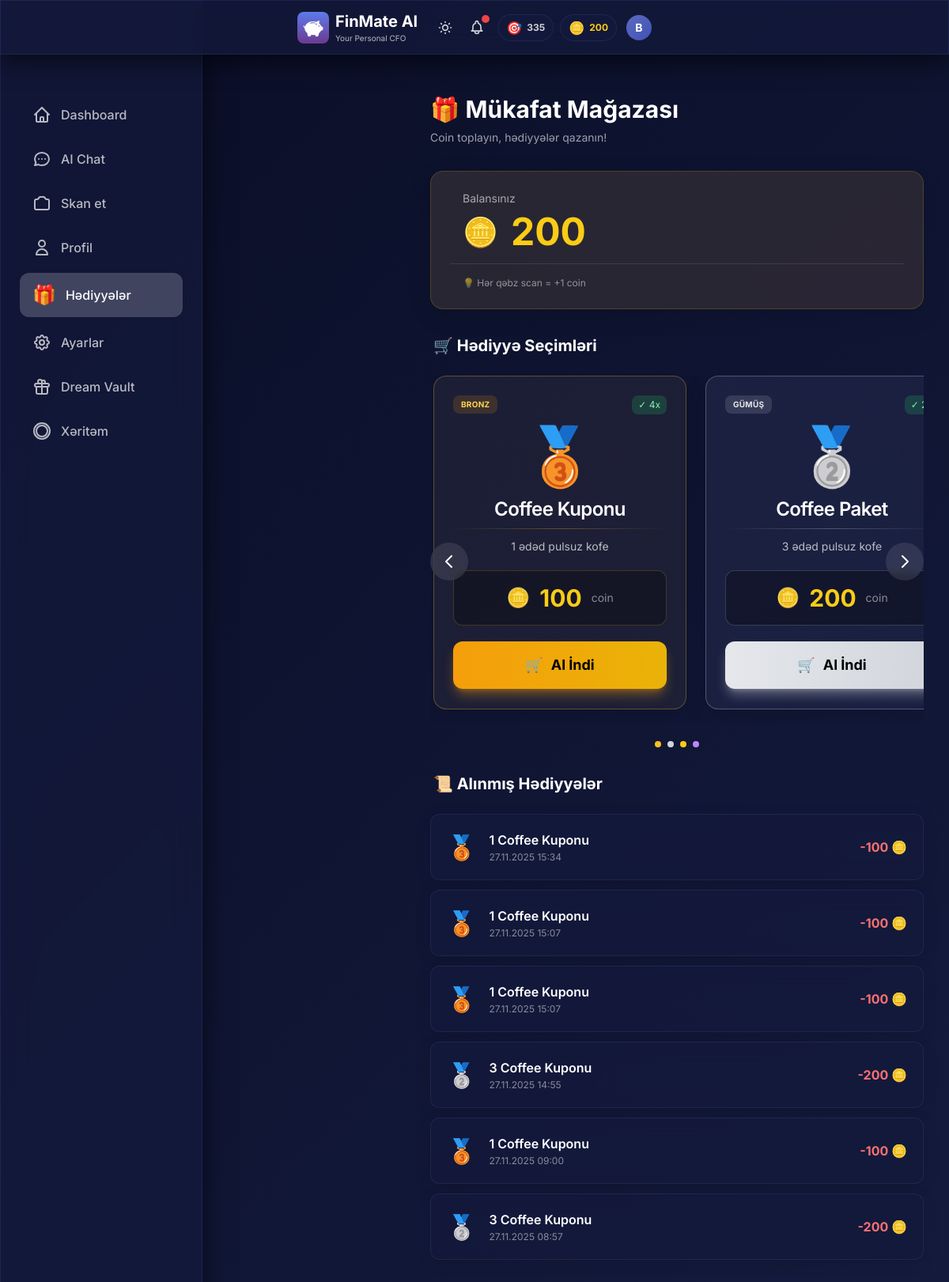
Before: /rewards (signed in) with the older database file.
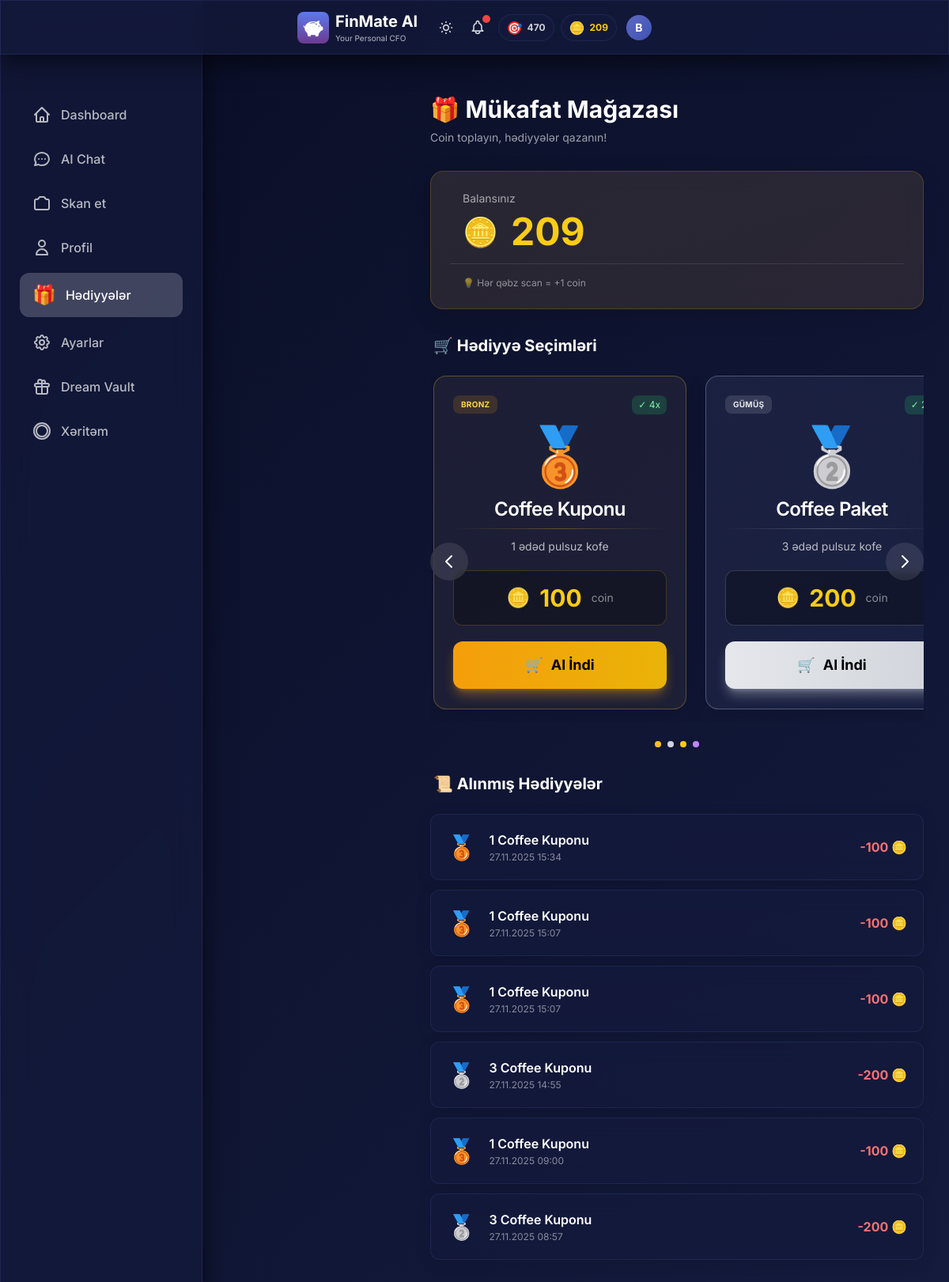
After: the same page with the newer database file.
### models.py (models this page shows, shortened)
class User(Base):
    __tablename__ = "users"
    id = Column(Integer, primary_key=True, index=True)
    username = Column(String, unique=True, index=True, nullable=False)
    password_hash = Column(String, nullable=True)  # Hashed password (nullable for demo user)
    monthly_income = Column(Float, nullable=True)  # Monthly salary/income
    monthly_budget = Column(Float, default=1000.0)
    xp_points = Column(Integer, default=0)
    level_title = Column(String, default="Rookie")
    preferred_language = Column(String, default="az")  # az, en, ru
    voice_enabled = Column(Boolean, default=True)
    daily_budget_limit = Column(Float, nullable=True)
    currency = Column(String, default="AZN")  # Display/Base currency
    personality_mode = Column(String, default="normal")  # normal, mom, strict
    is_premium = Column(Boolean, default=False)  # Premium subscription status
    readability_mode = Column(Boolean, default=False)  # Accessibility mode for vision-impaired users
    coins = Column(Integer, default=0)  # FinMate Coins for reward system
    ai_name = Column(String, default="FinMate")  # Customizable AI name
    ai_attitude = Column(String, default="Professional")  # Strict, Funny, Sarcastic, Supportive
    ai_style = Column(String, default="Formal")  # Slang, Shakespearean, Dialect, Short
    ai_persona_mode = Column(String, default="Auto")  # Auto (behavioral profiling) or Manual
    login_streak = Column(Integer, default=0)
    last_login_date = Column(Date, nullable=True)
    created_at = Column(DateTime, default=datetime.utcnow)
    expenses = relationship("Expense", back_populates="user", cascade="all, delete-orphan")
    chat_messages = relationship("ChatMessage", back_populates="user", cascade="all, delete-orphan")
    xp_logs = relationship("XPLog", back_populates="user", cascade="all, delete-orphan")
    dreams = relationship("Dream", back_populates="user", cascade="all, delete-orphan")

### main.py (the view)
@app.get("/rewards")
def rewards_page(request: Request, db: Session = Depends(get_db)):
    user = get_current_user(request, db)
    if not user:
        return RedirectResponse("/login", status_code=303)
    from models import UserReward
    claimed_rewards = db.query(UserReward).filter(UserReward.user_id == user.id).order_by(UserReward.claimed_at.desc()).all()
    reward_counts = {}
    for reward in claimed_rewards:
        reward_counts[reward.reward_type] = reward_counts.get(reward.reward_type, 0) + 1
    return templates.TemplateResponse("rewards.html", {
        "request": request,
        "user": user,
        "claimed_rewards": claimed_rewards,
        "reward_counts": reward_counts
    })

### templates/rewards.html (shortened to what the changed rows need)
{% extends "base.html" %}
{% block content %}
<div class="max-w-2xl mx-auto px-4 py-6 pb-24 lg:ml-64">
    <div class="mb-8">
        <h1 class="text-2xl sm:text-3xl font-bold text-white mb-2">🎁 Mükafat Mağazası</h1>
    </div>
    <div class="glass-card p-6 mb-8 bg-gradient-to-br from-yellow-500/10 to-amber-500/10 border border-yellow-500/20 rounded-2xl"
        style="box-shadow: 0 8px 30px rgba(0, 0, 0, 0.12);">
        <div class="flex items-center justify-between">
            <div class="flex-1 pl-4">
                <div class="flex items-center gap-4">
                    <span class="text-4xl">🪙</span>
                    <span id="coin-balance" class="text-5xl font-bold text-yellow-400">{{ user.coins if user.coins is
                        defined else 0 }}</span>
                </div>
            </div>
        </div>
    </div>
    <div class="mb-8">
        <h2 class="text-xl font-bold text-white mb-6 px-1">🛒 Hədiyyə Seçimləri</h2>
                {% set current_coins = user.coins if user.coins is defined else 0 %}
    </div>
    <div class="space-y-4">
        <h2 class="text-xl font-bold text-white mb-6 px-1">📜 Alınmış Hədiyyələr</h2>
    </div>
</div>
{% endblock %}

### templates/base.html (shortened to what the changed rows need)
<!DOCTYPE html>
<html lang="az" data-theme="dark">
<head>
    <link href="https://cdn.jsdelivr.net/npm/daisyui@4.4.19/dist/full.min.css" rel="stylesheet" type="text/css" />
    <script src="https://cdn.tailwindcss.com"></script>
    <script src="/static/js/tailwind-config.js"></script>
    <link rel="stylesheet" href="/static/css/base.css">
    <link rel="stylesheet" href="/static/css/hamburger_menu.css">
</head>
<body>
    <div class="glass fixed top-0 left-0 right-0 z-50 px-2 sm:px-4 py-2 sm:py-3">
        <div class="flex items-center justify-between max-w-md mx-auto">
            <div class="min-w-0 flex-1 flex items-center gap-2">
                <div class="min-w-0">
                    <h1 class="text-lg sm:text-xl font-bold text-white truncate">FinMate AI</h1>
                </div>
            </div>
            <div class="flex items-center gap-2 sm:gap-3 relative flex-shrink-0">
                {% if user and user.xp_points is defined %}
                <div class="hidden sm:flex items-center gap-2">
                    <div class="flex items-center gap-1.5 glass-card px-2.5 py-1 rounded-full">
                        <span class="text-base">{% if user.level_title == 'Rookie' %}🌱{% elif user.level_title ==
                            'Saver' %}💰{% elif user.level_title == 'Analyst' %}📊{% elif user.level_title == 'Manager'
                            %}🎯{% elif user.level_title == 'CFO' %}👑{% else %}⭐{% endif %}</span>
                        <span class="text-xs font-bold text-white/80">{{ user.xp_points }}</span>
                    </div>
                    <div class="flex items-center gap-1.5 glass-card px-2.5 py-1 rounded-full">
                        <span class="text-base">🪙</span>
                        <span class="text-xs font-bold text-yellow-400">{{ user.coins or 0 }}</span>
                    </div>
                </div>
                {% endif %}
                <div class="relative flex-shrink-0 group">
                    <button type="button" id="profile-dropdown-btn" class="relative focus:outline-none">
                        <div id="user-avatar"
                            class="w-7 h-7 sm:w-8 sm:h-8 rounded-full flex items-center justify-center text-white font-bold text-xs sm:text-sm transition-all duration-400 group-hover:scale-110 hover:scale-110"
                            style="background: linear-gradient(135deg, var(--accent-primary), var(--accent-secondary));">
                            {{ user.username[0].upper() if user else 'D' }}
                        </div>
                    </button>
                </div>
            </div>
        </div>
    </div>
    <div class="pt-24 pb-8 px-4">
        <div class="w-full lg:max-w-7xl mx-auto">
            {% block content %}{% endblock %}
        </div>
    </div>
</body>
</html>
</html>

Changed rows visible on the page:
changed User: xp_points "335" → "470"; coins "200" → "209"
